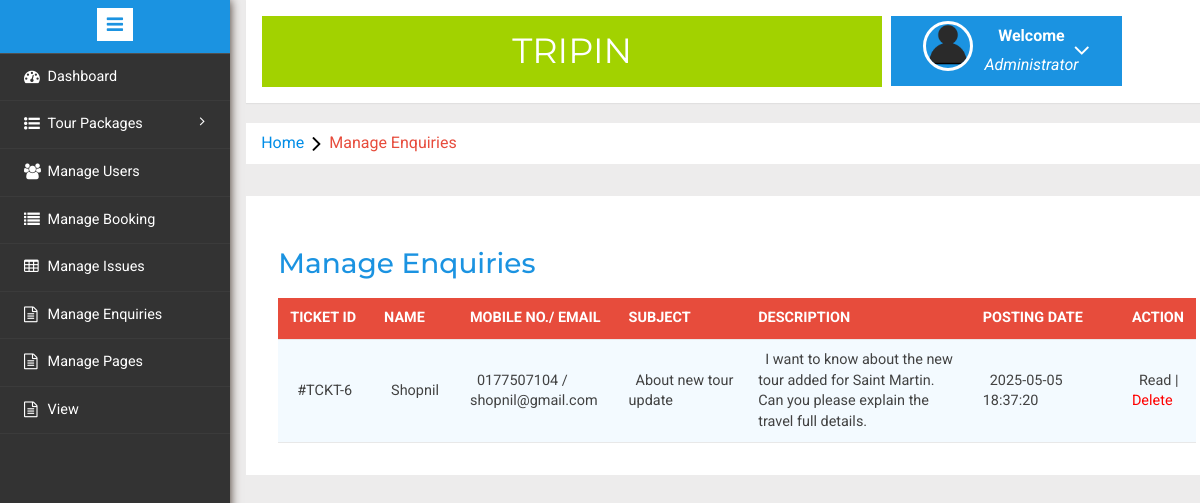
The page /admin/manage-enquires.php (signed in) on the database as committed earlier.
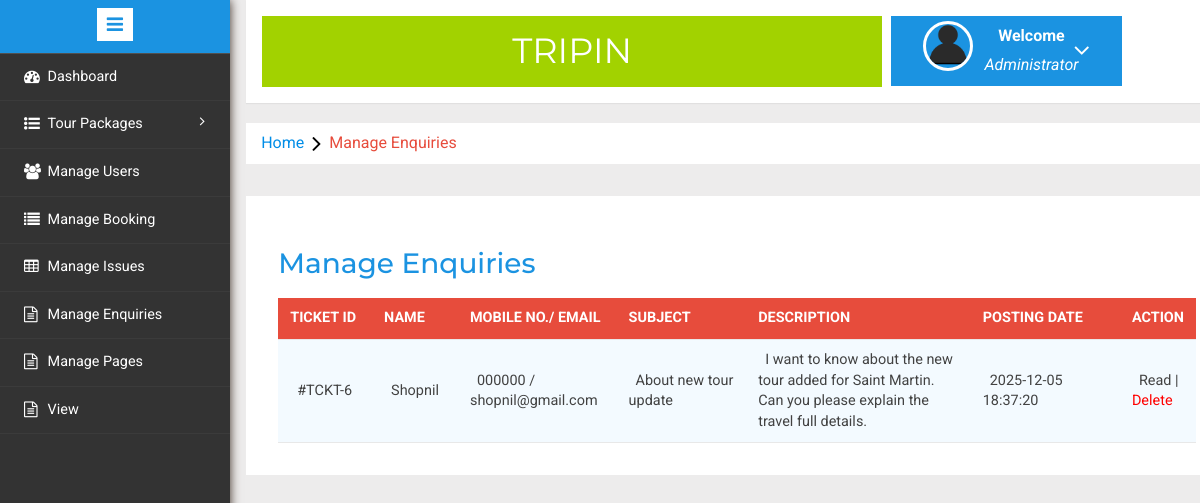
The same page on the database as committed later.
### tables this page shows
CREATE TABLE `tblenquiry` (
  `id` int(11) NOT NULL,
  `FullName` varchar(100) DEFAULT NULL,
  `EmailId` varchar(100) DEFAULT NULL,
  `MobileNumber` char(10) DEFAULT NULL,
  `Subject` varchar(100) DEFAULT NULL,
  `Description` mediumtext DEFAULT NULL,
  `PostingDate` timestamp NULL DEFAULT current_timestamp(),
  `Status` int(1) DEFAULT NULL
);

### admin/manage-enquires.php (the view, shortened to what this page needs)
<?php
include('includes/config.php');
if(strlen($_SESSION['alogin'])==0)
	{
header('location:index.php');
}
else{
	?>
<!DOCTYPE HTML>
<html>
<head>
<link href="css/bootstrap.min.css" rel='stylesheet' type='text/css' />
<link href="css/style.css" rel='stylesheet' type='text/css' />
<link rel="stylesheet" href="css/morris.css" type="text/css"/>
<link href="css/font-awesome.css" rel="stylesheet">
<link rel="stylesheet" type="text/css" href="css/table-style.css" />
<link rel="stylesheet" type="text/css" href="css/basictable.css" />
<link rel="stylesheet" href="css/icon-font.min.css" type='text/css' />
</head>
<body>
   <div class="page-container">
<div class="left-content">
	   <div class="mother-grid-inner">
				<?php include('includes/header.php');?>
				</div>
<ol class="breadcrumb">
                <li class="breadcrumb-item"><a href="index.html">Home</a><i class="fa fa-angle-right"></i>Manage Enquiries</li>
            </ol>
<div class="agile-grids">
				<div class="agile-tables">
					<div class="w3l-table-info">
					  <h2>Manage Enquiries</h2>
					    <table id="table">
						<thead>
						  <tr>
						  <th>Ticket id</th>
							<th>Name</th>
							<th>Mobile No./ Email</th>
							<th>Subject </th>
							<th>Description </th>
							<th width="250">Posting date </th>
							<th>Action </th>
						  </tr>
						</thead>
						<tbody>
<?php $sql = "SELECT * from tblenquiry";
$query = $dbh -> prepare($sql);
$query->execute();
$results=$query->fetchAll(PDO::FETCH_OBJ);
if($query->rowCount() > 0)
{
foreach($results as $result)
{				?>
						  <tr>
							<td width="120">#TCKT-<?php echo htmlentities($result->id);?></td>
							<td width="50"><?php echo htmlentities($result->FullName);?></td>
								<td width="50"><?php echo htmlentities($result->MobileNumber);?> /<br />
								<?php echo $result->EmailId;?></td>
							<td width="200"><?php echo htmlentities($result->Subject);?></a></td>
							<td width="400"><?php echo htmlentities($result->Description);?></td>
								<td width="50"><?php echo htmlentities($result->PostingDate);?></td>
								<?php if($result->Status==1)
{
	?><td>Read | 	<a href="manage-enquires.php?action=delete&&id=<?php echo $result->id;?>" onclick="return confirm('Do you really want to delete?')" style="color:red">Delete</a></td>
<?php } ?>
</tr>
						 <?php } }?>
						</tbody>
					  </table>
					</div>
			</div>
</div>
</div>
						<?php include('includes/sidebarmenu.php');?>
							</div>
</body>
</html>
<?php } ?>

Rows that differ between the two databases and show on the page:
changed tblenquiry "Shopnil": MobileNumber "0177507104" → "000000"; PostingDate "2025-05-05 18:37:20" → "2025-12-05 18:37:20"
